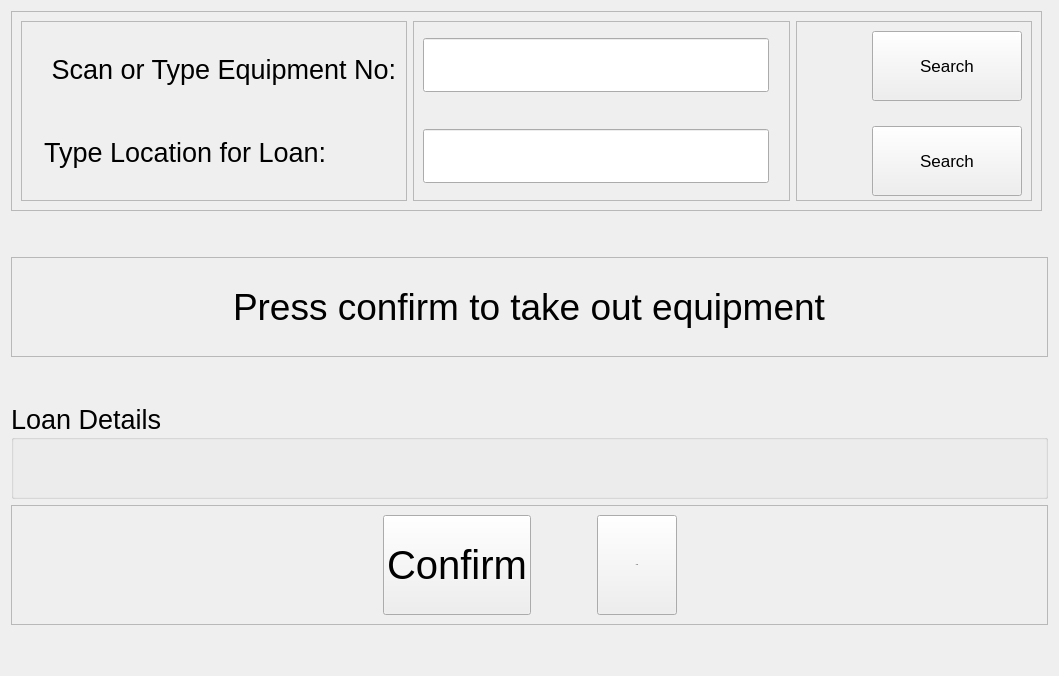
      <widget class="QWidget" name="page_home">
       <layout class="QGridLayout" name="gridLayout_7">
        <item row="2" column="0" colspan="2">
         <widget class="QFrame" name="frame_5">
          <property name="minimumSize">
           <size>
            <width>0</width>
            <height>100</height>
           </size>
          </property>
          <property name="maximumSize">
           <size>
            <width>16777215</width>
            <height>100</height>
           </size>
          </property>
          <property name="frameShape">
           <enum>QFrame::StyledPanel</enum>
          </property>
          <property name="frameShadow">
           <enum>QFrame::Raised</enum>
          </property>
          <layout class="QHBoxLayout" name="horizontalLayout_4">
           <item>
            <spacer name="horizontalSpacer_3">
             <property name="orientation">
              <enum>Qt::Horizontal</enum>
             </property>
             <property name="sizeHint" stdset="0">
              <size>
               <width>40</width>
               <height>20</height>
              </size>
             </property>
            </spacer>
           </item>
           <item>
            <widget class="QLabel" name="lbl_3">
             <property name="text">
              <string/>
             </property>
            </widget>
           </item>
           <item>
            <widget class="QLabel" name="lbl_confirm_info">
             <property name="font">
              <font>
               <pointsize>28</pointsize>
              </font>
             </property>
             <property name="text">
              <string>Press confirm to take out equipment</string>
             </property>
            </widget>
           </item>
           <item>
            <widget class="QLabel" name="lbl_confirm_icon">
             <property name="text">
              <string/>
             </property>
            </widget>
           </item>
           <item>
            <spacer name="horizontalSpacer_4">
             <property name="orientation">
              <enum>Qt::Horizontal</enum>
             </property>
             <property name="sizeHint" stdset="0">
              <size>
               <width>40</width>
               <height>20</height>
              </size>
             </property>
            </spacer>
           </item>
          </layout>
         </widget>
        </item>
        <item row="0" column="0">
         <widget class="QFrame" name="frame_2">
          <property name="maximumSize">
           <size>
            <width>16777215</width>
            <height>200</height>
           </size>
          </property>
          <property name="frameShape">
           <enum>QFrame::StyledPanel</enum>
          </property>
          <property name="frameShadow">
           <enum>QFrame::Raised</enum>
          </property>
          <layout class="QHBoxLayout" name="horizontalLayout_3">
           <item>
            <widget class="QFrame" name="frame_8">
             <property name="frameShape">
              <enum>QFrame::StyledPanel</enum>
             </property>
             <property name="frameShadow">
              <enum>QFrame::Raised</enum>
             </property>
             <layout class="QGridLayout" name="gridLayout_6">
              <item row="0" column="0">
               <widget class="QLabel" name="lbl_no_1">
                <property name="text">
                 <string/>
                </property>
               </widget>
              </item>
              <item row="0" column="1">
               <widget class="QLabel" name="lbl_equipment">
                <property name="minimumSize">
                 <size>
                  <width>0</width>
                  <height>50</height>
                 </size>
                </property>
                <property name="font">
                 <font>
                  <pointsize>20</pointsize>
                 </font>
                </property>
                <property name="text">
                 <string> Scan or Type Equipment No:</string>
                </property>
               </widget>
              </item>
              <item row="1" column="0">
               <widget class="QLabel" name="lbl_no_2">
                <property name="text">
                 <string/>
                </property>
               </widget>
              </item>
              <item row="1" column="1">
               <widget class="QLabel" name="lbl_loan">
                <property name="minimumSize">
                 <size>
                  <width>0</width>
                  <height>50</height>
                 </size>
                </property>
                <property name="font">
                 <font>
                  <pointsize>20</pointsize>
                 </font>
                </property>
                <property name="text">
                 <string>Type Location for Loan:</string>
                </property>
               </widget>
              </item>
             </layout>
            </widget>
           </item>
           <item>
            <widget class="QFrame" name="frame">
             <property name="frameShape">
              <enum>QFrame::StyledPanel</enum>
             </property>
             <property name="frameShadow">
              <enum>QFrame::Raised</enum>
             </property>
             <layout class="QVBoxLayout" name="verticalLayout_2">
              <property name="spacing">
               <number>30</number>
              </property>
              <property name="rightMargin">
               <number>20</number>
              </property>
              <property name="bottomMargin">
               <number>9</number>
              </property>
              <item>
               <widget class="QLineEdit" name="txt_asset">
                <property name="minimumSize">
                 <size>
                  <width>0</width>
                  <height>50</height>
                 </size>
                </property>
                <property name="font">
                 <font>
                  <pointsize>30</pointsize>
                 </font>
                </property>
               </widget>
              </item>
              <item>
               <widget class="QLineEdit" name="txt_location">
                <property name="minimumSize">
                 <size>
                  <width>0</width>
                  <height>50</height>
                 </size>
                </property>
                <property name="font">
                 <font>
                  <pointsize>30</pointsize>
                 </font>
                </property>
               </widget>
              </item>
             </layout>
            </widget>
           </item>
           <item>
            <widget class="QFrame" name="frame_9">
             <property name="frameShape">
              <enum>QFrame::StyledPanel</enum>
             </property>
             <property name="frameShadow">
              <enum>QFrame::Raised</enum>
             </property>
             <layout class="QGridLayout" name="gridLayout_2">
              <property name="leftMargin">
               <number>9</number>
              </property>
              <property name="verticalSpacing">
               <number>30</number>
              </property>
              <item row="1" column="0">
               <widget class="QLabel" name="lbl_loc_validate">
                <property name="text">
                 <string/>
                </property>
               </widget>
              </item>
              <item row="0" column="0">
               <widget class="QLabel" name="lbl_eq_validate">
                <property name="minimumSize">
                 <size>
                  <width>60</width>
                  <height>0</height>
                 </size>
                </property>
                <property name="text">
                 <string/>
                </property>
               </widget>
              </item>
              <item row="0" column="1">
               <widget class="QPushButton" name="btn_validate_eq">
                <property name="minimumSize">
                 <size>
                  <width>150</width>
                  <height>70</height>
                 </size>
                </property>
                <property name="font">
                 <font>
                  <pointsize>13</pointsize>
                  <italic>false</italic>
                  <bold>false</bold>
                 </font>
                </property>
                <property name="cursor">
                 <cursorShape>PointingHandCursor</cursorShape>
                </property>
                <property name="layoutDirection">
                 <enum>Qt::RightToLeft</enum>
                </property>
                <property name="text">
                 <string>Search</string>
                </property>
               </widget>
              </item>
              <item row="1" column="1">
               <widget class="QPushButton" name="btn_validate_loc">
                <property name="minimumSize">
                 <size>
                  <width>150</width>
                  <height>70</height>
                 </size>
                </property>
                <property name="font">
                 <font>
                  <pointsize>13</pointsize>
                  <italic>false</italic>
                  <bold>false</bold>
                 </font>
                </property>
                <property name="cursor">
                 <cursorShape>PointingHandCursor</cursorShape>
                </property>
                <property name="layoutDirection">
                 <enum>Qt::RightToLeft</enum>
                </property>
                <property name="text">
                 <string>Search</string>
                </property>
               </widget>
              </item>
             </layout>
            </widget>
           </item>
          </layout>
         </widget>
        </item>
        <item row="4" column="0" colspan="2">
         <widget class="QGroupBox" name="groupBox">
          <property name="maximumSize">
           <size>
            <width>16777215</width>
            <height>16777215</height>
           </size>
          </property>
          <property name="font">
           <font>
            <pointsize>20</pointsize>
           </font>
          </property>
          <property name="title">
           <string>Loan Details</string>
          </property>
          <layout class="QHBoxLayout" name="horizontalLayout_5">
           <property name="spacing">
            <number>50</number>
           </property>
           <item>
            <spacer name="horizontalSpacer">
             <property name="orientation">
              <enum>Qt::Horizontal</enum>
             </property>
             <property name="sizeHint" stdset="0">
              <size>
               <width>40</width>
               <height>15</height>
              </size>
             </property>
            </spacer>
           </item>
           <item>
            <widget class="QLabel" name="lbl_category">
             <property name="font">
              <font>
               <pointsize>25</pointsize>
              </font>
             </property>
             <property name="text">
              <string/>
             </property>
            </widget>
           </item>
           <item>
            <widget class="QLabel" name="lbl_arrow">
             <property name="text">
              <string/>
             </property>
            </widget>
           </item>
           <item>
            <widget class="QLabel" name="lbl_location">
             <property name="font">
              <font>
               <pointsize>25</pointsize>
              </font>
             </property>
             <property name="text">
              <string/>
             </property>
            </widget>
           </item>
           <item>
            <spacer name="horizontalSpacer_2">
             <property name="orientation">
              <enum>Qt::Horizontal</enum>
             </property>
             <property name="sizeHint" stdset="0">
              <size>
               <width>40</width>
               <height>15</height>
              </size>
             </property>
            </spacer>
           </item>
          </layout>
         </widget>
        </item>
        <item row="3" column="0">
         <spacer name="verticalSpacer_6">
          <property name="orientation">
           <enum>Qt::Vertical</enum>
          </property>
          <property name="sizeType">
           <enum>QSizePolicy::Maximum</enum>
          </property>
          <property name="sizeHint" stdset="0">
           <size>
            <width>20</width>
            <height>40</height>
           </size>
          </property>
         </spacer>
        </item>
        <item row="6" column="0">
         <spacer name="verticalSpacer_2">
          <property name="orientation">
           <enum>Qt::Vertical</enum>
          </property>
          <property name="sizeType">
           <enum>QSizePolicy::Maximum</enum>
          </property>
          <property name="sizeHint" stdset="0">
           <size>
            <width>20</width>
            <height>40</height>
           </size>
          </property>
         </spacer>
        </item>
        <item row="5" column="0" colspan="2">
         <widget class="QFrame" name="frame_3">
          <property name="maximumSize">
           <size>
            <width>16777215</width>
            <height>150</height>
           </size>
          </property>
          <property name="layoutDirection">
           <enum>Qt::LeftToRight</enum>
          </property>
          <property name="styleSheet">
           <string notr="true"/>
          </property>
          <property name="frameShape">
           <enum>QFrame::StyledPanel</enum>
          </property>
          <property name="frameShadow">
           <enum>QFrame::Raised</enum>
          </property>
          <layout class="QHBoxLayout" name="horizontalLayout">
           <item>
            <spacer name="horizontalSpacer_5">
             <property name="orientation">
              <enum>Qt::Horizontal</enum>
             </property>
             <property name="sizeHint" stdset="0">
              <size>
               <width>40</width>
               <height>20</height>
              </size>
             </property>
            </spacer>
           </item>
           <item>
            <widget class="QPushButton" name="btn_confirm">
             <property name="minimumSize">
              <size>
               <width>60</width>
               <height>100</height>
              </size>
             </property>
             <property name="font">
              <font>
               <pointsize>30</pointsize>
               <italic>false</italic>
               <bold>false</bold>
              </font>
             </property>
             <property name="cursor">
              <cursorShape>PointingHandCursor</cursorShape>
             </property>
             <property name="text">
              <string>Confirm</string>
             </property>
             <property name="iconSize">
              <size>
               <width>30</width>
               <height>30</height>
              </size>
             </property>
            </widget>
           </item>
           <item>
            <spacer name="horizontalSpacer_8">
             <property name="orientation">
              <enum>Qt::Horizontal</enum>
             </property>
             <property name="sizeType">
              <enum>QSizePolicy::Maximum</enum>
             </property>
             <property name="sizeHint" stdset="0">
              <size>
               <width>60</width>
               <height>20</height>
              </size>
             </property>
            </spacer>
           </item>
           <item>
            <widget class="QPushButton" name="btn_clear">
             <property name="minimumSize">
              <size>
               <width>60</width>
               <height>100</height>
              </size>
             </property>
             <property name="font">
              <font>
               <pointsize>-1</pointsize>
               <italic>false</italic>
               <bold>false</bold>
              </font>
             </property>
             <property name="cursor">
              <cursorShape>PointingHandCursor</cursorShape>
             </property>
             <property name="layoutDirection">
              <enum>Qt::LeftToRight</enum>
             </property>
             <property name="text">
              <string>Clear</string>
             </property>
             <property name="icon">
              <iconset resource="../icon/resources.qrc">
               <normaloff>:/clear-60.png</normaloff>:/clear-60.png</iconset>
             </property>
             <property name="iconSize">
              <size>
               <width>50</width>
               <height>50</height>
              </size>
             </property>
            </widget>
           </item>
           <item>
            <spacer name="horizontalSpacer_6">
             <property name="orientation">
              <enum>Qt::Horizontal</enum>
             </property>
             <property name="sizeHint" stdset="0">
              <size>
               <width>40</width>
               <height>20</height>
              </size>
             </property>
            </spacer>
           </item>
          </layout>
         </widget>
        </item>
        <item row="1" column="0">
         <spacer name="verticalSpacer_7">
          <property name="orientation">
           <enum>Qt::Vertical</enum>
          </property>
          <property name="sizeType">
           <enum>QSizePolicy::Maximum</enum>
          </property>
          <property name="sizeHint" stdset="0">
           <size>
            <width>20</width>
            <height>40</height>
           </size>
          </property>
         </spacer>
        </item>
       </layout>
      </widget>
